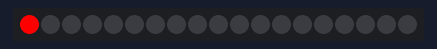
The sketch below on a simulated Arduino Uno, built with avr-gcc and run on an emulated ATmega328P. On the bench: 19 RGB LEDs in strip order, left to right.

Above: at 0.04 s.
At 0.59 s:
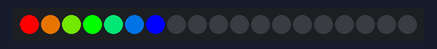
At 0.95 s:
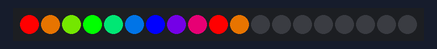
At 1.5 s:
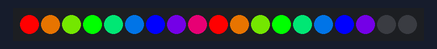
At 3.1 s:
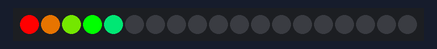

Measured:
- by itself, everything shown: repeats every 2.7 s, in 38 steps

The sketch:

CycleColors.ino
```cpp
#include <FastLED.h>

#define LED_PIN 2
#define NUM_LEDS 19

CRGB leds[NUM_LEDS];
CRGB farger[NUM_LEDS] = {
  CRGB(255, 0, 0),
  CRGB(180, 90, 0),
  CRGB(90, 180, 0),
  CRGB(0, 255, 0),
  CRGB(0, 180, 90),
  CRGB(0, 90, 180),
  CRGB(0, 0, 255),
  CRGB(90, 0, 180),
  CRGB(180, 0, 90),
  CRGB(255, 0, 0),
  CRGB(180, 90, 0),
  CRGB(90, 180, 0),
  CRGB(0, 255, 0),
  CRGB(0, 180, 90),
  CRGB(0, 90, 180),
  CRGB(0, 0, 255),
  CRGB(90, 0, 180),
  CRGB(180, 0, 90),
  CRGB(255, 0, 0)
};

void setup() {
  FastLED.addLeds<NEOPIXEL, LED_PIN>(leds, NUM_LEDS);
}

void loop() {

  for (int i = 0; i < NUM_LEDS; i++) {
    leds[i] = farger[i];
    FastLED.show();
    delay(90);
   }

  for (int i = 0; i < NUM_LEDS; i++) {
    leds[i] = CRGB(0, 0, 0);
    FastLED.show();
    delay(50);
   }


}
```
